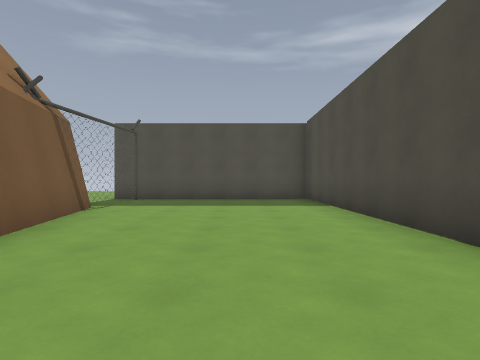
view 1 (above)

18 first-person views from a walk through a 3-D level made in the Godot game engine. The camera is 1.2 m above the floor, looks level and sees 80° across. The floor is counted in squares, 2 m on a side. Each view is taken from the middle of a square. On the plan, view 1 faces up. The plan holds only what a view shows up to about 9 squares ahead; the rest is blank. The place goes on beyond the plan. Characters and animated objects are not drawn. Some surface patterns are stand-ins.

view 2
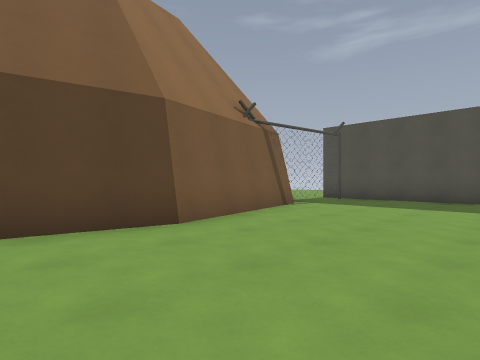

view 3
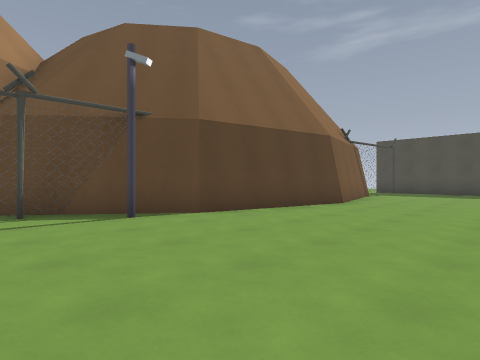

view 4
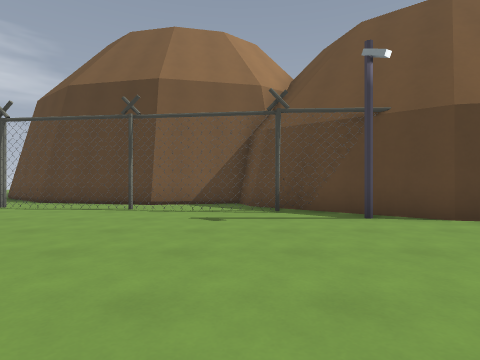

view 5
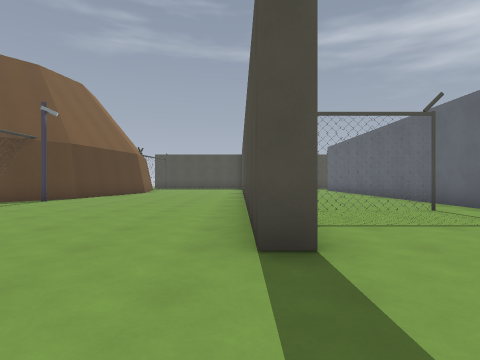

view 6
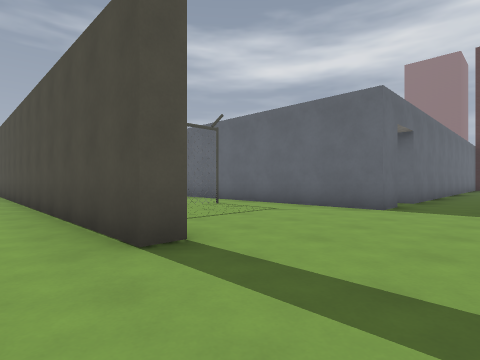

view 7
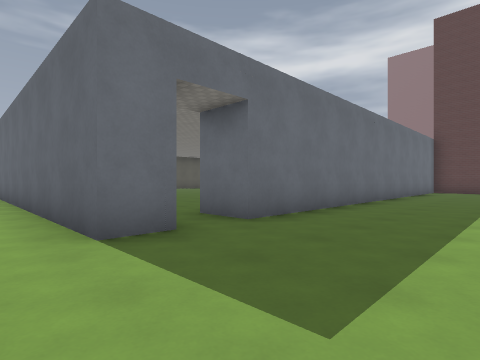

view 8
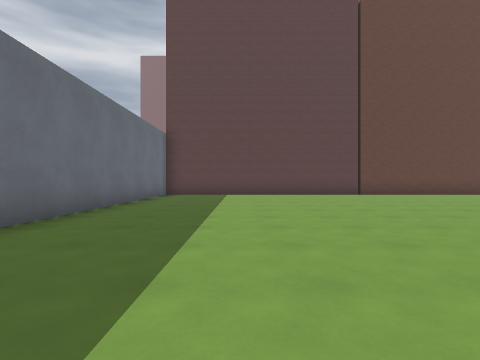

view 9
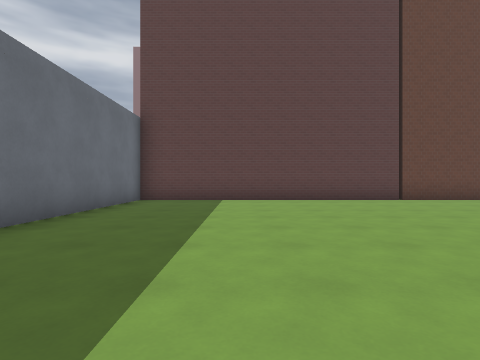

view 10
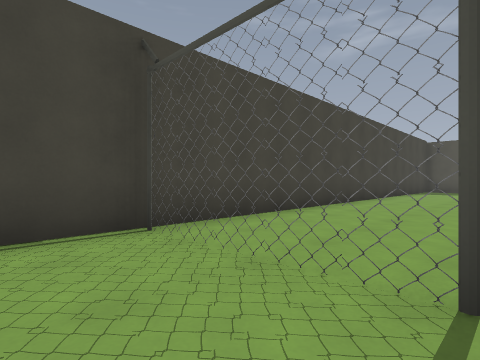

view 11
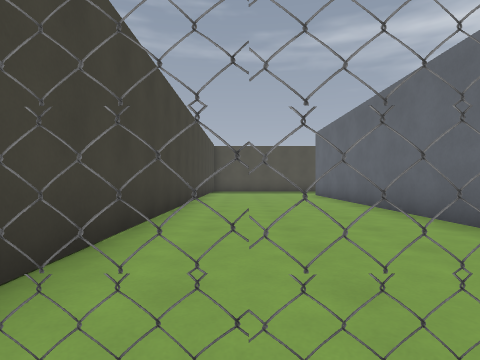

view 12
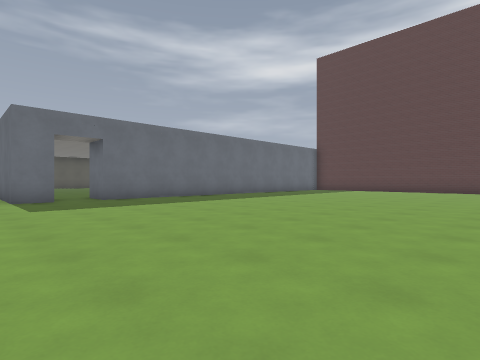

view 13
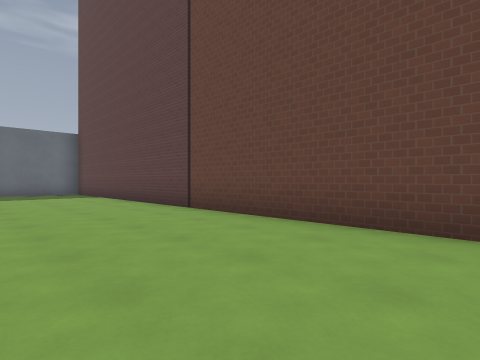

view 14
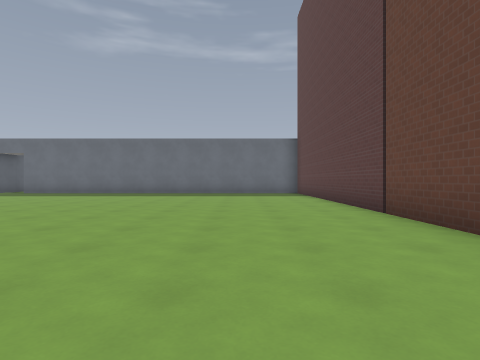

view 15
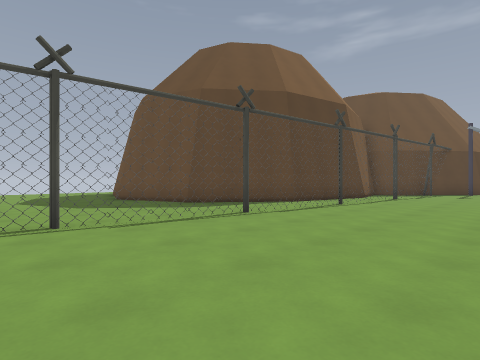

view 16
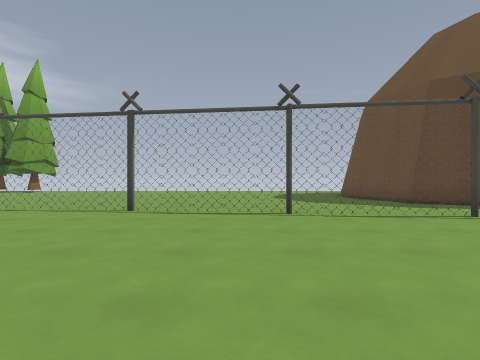

view 17
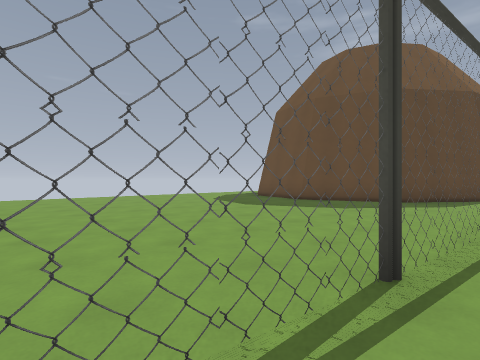

view 18
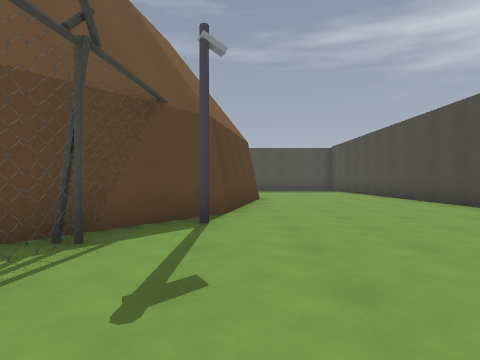

### Floor plan
Key: @ floor where view 1 was taken; # wall or solid block; x gap in a wall; . floor; P pole; T thing the floor can be seen under or through.
Columns run from 16 left of view 1 to 22 right of it. Each row starts with its distance up from view 1.
  9              ######
  8              #....#
  7             ##....#
  6             #.....#
  5             ##....#
  4              #....#
  3              #....##...#
  2              #....##...#
  1              #....##...#
  0              #..@.##...#
 -1             ##....##...#
 -2            ##.....##...#
 -3            #P.....##...#
 -4           ##......##...#
 -5          ###......#TTTx#
 -6           ##......#T...#
 -7           ##......#....#
 -8          ###......#....#
 -9          #.T..  .......################
-10          #.T..   .....................#
-11         ##.T..   .....................#
-12       ###..T...       ................#
-13      ##...T....       ................#
-14     ......T....       ................#
-15    .......T....       ................#
-16   ........T....       ................#
-17  .........T.....      ................#
-18 ..........T....       ......   .......#
-19 .........T....                  ......#
-20 .........T...                    .....#
-21      ....T..                      ....#
-22       ...T                        ....#

Positions as (right, up) in squares from view 1, and headings:
1: (0, 0), facing up
2: (1, 0), facing up-left
3: (1, -5), facing up-left
4: (1, -5), facing left
5: (2, -11), facing up
6: (1, -11), facing up-right
7: (6, -12), facing up-right
8: (10, -12), facing right
9: (13, -12), facing right
10: (6, -7), facing up-left
11: (4, -6), facing up
12: (6, -18), facing up-right
13: (18, -22), facing up-right
14: (19, -22), facing up
15: (-2, -17), facing up-left
16: (-1, -17), facing left
17: (-6, -21), facing up-left
18: (-3, -7), facing up
